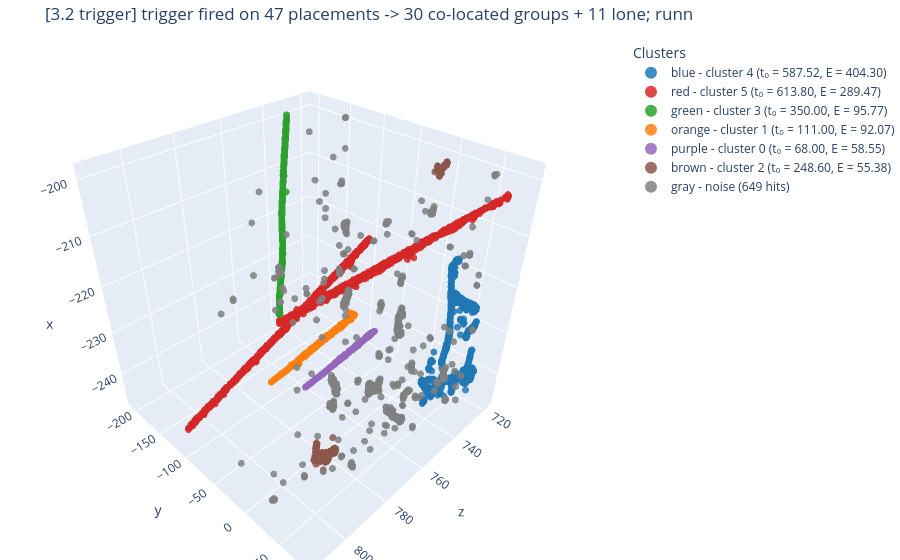
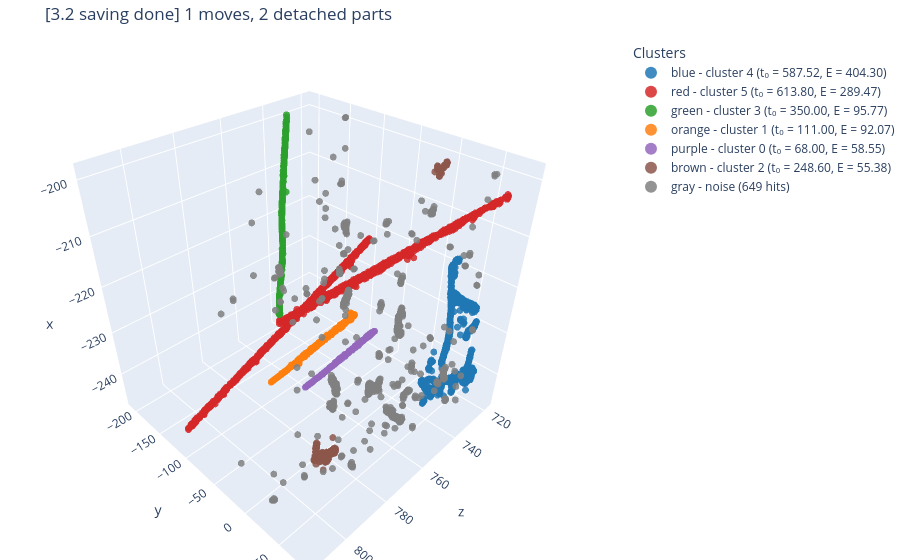

The notebook cell saved with these charts, in order:
### Markdown cell above
## Stage 3.2 — overflow trigger + saving algorithm

Every placement is probed at its own flash tick against the **full model** (all
stage-2/3.1 light stacked): >= 3 channels with excess >= 500 ADC and z > 2, OR
cos(own, residual) < 0.75. Flagged placements are grouped by slot and resolved:
Stage A anchored permutations, Stage B cross-TPC part detachment (the cut part
becomes a NEW cluster placed in 3.3), N=1 unanchored rescan. Merged P2-class
clusters can fire and be rescued here exactly like backbone tracks.

### Code cell
W.rescue_stage(S, show_state)

### Figure 1 — Plotly figure (JSON) as saved in the notebook; plotly's stock layout.template omitted (floating-point values rounded to 4 significant figures; data arrays with more than 128 entries replaced by an {"elided": "..."} marker saying what was removed)
{"data": [{"marker": {"color": "#1f77b4", "line": {"width": 0}, "opacity": 0.85, "size": 4}, "mode": "markers", "name": "blue - cluster 4 (t₀ = 587.52, E = 404.30)", "type": "scatter3d", "x": {"elided": "1001 float values"}, "y": {"elided": "1001 float values"}, "z": {"elided": "1001 float values"}}, {"marker": {"color": "#d62728", "line": {"width": 0}, "opacity": 0.85, "size": 4}, "mode": "markers", "name": "red - cluster 5 (t₀ = 613.80, E = 289.47)", "type": "scatter3d", "x": {"elided": "986 float values"}, "y": {"elided": "986 float values"}, "z": {"elided": "986 float values"}}, {"marker": {"color": "#2ca02c", "line": {"width": 0}, "opacity": 0.85, "size": 4}, "mode": "markers", "name": "green - cluster 3 (t₀ = 350.00, E = 95.77)", "type": "scatter3d", "x": {"elided": "175 float values"}, "y": {"elided": "175 float values"}, "z": {"elided": "175 float values"}}, {"marker": {"color": "#ff7f0e", "line": {"width": 0}, "opacity": 0.85, "size": 4}, "mode": "markers", "name": "orange - cluster 1 (t₀ = 111.00, E = 92.07)", "type": "scatter3d", "x": {"elided": "238 float values"}, "y": {"elided": "238 float values"}, "z": {"elided": "238 float values"}}, {"marker": {"color": "#9467bd", "line": {"width": 0}, "opacity": 0.85, "size": 4}, "mode": "markers", "name": "purple - cluster 0 (t₀ = 68.00, E = 58.55)", "type": "scatter3d", "x": {"elided": "152 float values"}, "y": {"elided": "152 float values"}, "z": {"elided": "152 float values"}}, {"marker": {"color": "#8c564b", "line": {"width": 0}, "opacity": 0.85, "size": 4}, "mode": "markers", "name": "brown - cluster 2 (t₀ = 248.60, E = 55.38)", "type": "scatter3d", "x": {"elided": "166 float values"}, "y": {"elided": "166 float values"}, "z": {"elided": "166 float values"}}, {"marker": {"color": "gray", "line": {"width": 0}, "opacity": 0.85, "size": 4}, "mode": "markers", "name": "gray - noise (649 hits)", "type": "scatter3d", "x": {"elided": "649 float values"}, "y": {"elided": "649 float values"}, "z": {"elided": "649 float values"}}], "layout": {"legend": {"itemsizing": "constant", "title": {"text": "Clusters"}}, "margin": {"b": 0, "l": 0, "r": 0, "t": 40}, "scene": {"xaxis": {"title": {"text": "z"}}, "yaxis": {"title": {"text": "y"}}, "zaxis": {"title": {"text": "x"}}}, "showlegend": true, "title": {"text": "[3.2 trigger] trigger fired on 47 placements -> 30 co-located groups + 11 lone; runn"}}}

### Figure 2 — Plotly figure (JSON) as saved in the notebook; plotly's stock layout.template omitted (floating-point values rounded to 4 significant figures; data arrays with more than 128 entries replaced by an {"elided": "..."} marker saying what was removed)
{"data": [{"marker": {"color": "#1f77b4", "line": {"width": 0}, "opacity": 0.85, "size": 4}, "mode": "markers", "name": "blue - cluster 4 (t₀ = 587.52, E = 404.30)", "type": "scatter3d", "x": {"elided": "1001 float values"}, "y": {"elided": "1001 float values"}, "z": {"elided": "1001 float values"}}, {"marker": {"color": "#d62728", "line": {"width": 0}, "opacity": 0.85, "size": 4}, "mode": "markers", "name": "red - cluster 5 (t₀ = 613.80, E = 289.47)", "type": "scatter3d", "x": {"elided": "986 float values"}, "y": {"elided": "986 float values"}, "z": {"elided": "986 float values"}}, {"marker": {"color": "#2ca02c", "line": {"width": 0}, "opacity": 0.85, "size": 4}, "mode": "markers", "name": "green - cluster 3 (t₀ = 350.00, E = 95.77)", "type": "scatter3d", "x": {"elided": "175 float values"}, "y": {"elided": "175 float values"}, "z": {"elided": "175 float values"}}, {"marker": {"color": "#ff7f0e", "line": {"width": 0}, "opacity": 0.85, "size": 4}, "mode": "markers", "name": "orange - cluster 1 (t₀ = 111.00, E = 92.07)", "type": "scatter3d", "x": {"elided": "238 float values"}, "y": {"elided": "238 float values"}, "z": {"elided": "238 float values"}}, {"marker": {"color": "#9467bd", "line": {"width": 0}, "opacity": 0.85, "size": 4}, "mode": "markers", "name": "purple - cluster 0 (t₀ = 68.00, E = 58.55)", "type": "scatter3d", "x": {"elided": "152 float values"}, "y": {"elided": "152 float values"}, "z": {"elided": "152 float values"}}, {"marker": {"color": "#8c564b", "line": {"width": 0}, "opacity": 0.85, "size": 4}, "mode": "markers", "name": "brown - cluster 2 (t₀ = 248.60, E = 55.38)", "type": "scatter3d", "x": {"elided": "166 float values"}, "y": {"elided": "166 float values"}, "z": {"elided": "166 float values"}}, {"marker": {"color": "gray", "line": {"width": 0}, "opacity": 0.85, "size": 4}, "mode": "markers", "name": "gray - noise (649 hits)", "type": "scatter3d", "x": {"elided": "649 float values"}, "y": {"elided": "649 float values"}, "z": {"elided": "649 float values"}}], "layout": {"legend": {"itemsizing": "constant", "title": {"text": "Clusters"}}, "margin": {"b": 0, "l": 0, "r": 0, "t": 40}, "scene": {"xaxis": {"title": {"text": "z"}}, "yaxis": {"title": {"text": "y"}}, "zaxis": {"title": {"text": "x"}}}, "showlegend": true, "title": {"text": "[3.2 saving done] 1 moves, 2 detached parts"}}}
